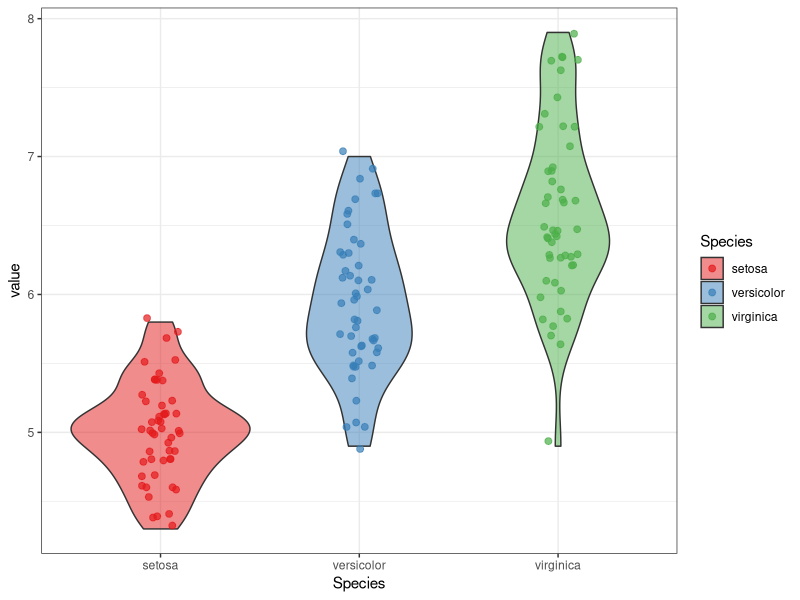

This figure's R source:
## ---- chunk 1
knitr::opts_chunk$set(echo = TRUE)
## ---- chunk 2
##load libraries
library(tidyverse)
## ---- chunk 3
data(iris)

head(iris)
## ---- chunk 4
iris <- as_tibble(iris)

iris
## ---- chunk 5
iris_long <- iris %>% 
  pivot_longer(-Species)
## ---- chunk 6
iris_nest <- iris_long %>% 
  nest(data = -name)


iris_nest

## ---- chunk 7
iris_nest <- iris_nest %>% 
  mutate(plots = map(data, function(t) t %>% 
                       ggplot() + 
                       geom_boxplot(aes(x = Species, y = value))))
## ---- chunk 8
my_plot <- function(t){
  t %>% 
    ggplot() + 
    #geom_boxplot(aes(x = Species, y = value, fill = Species), alpha = 0.5) +
    geom_violin(aes(x = Species, y = value, fill = Species), alpha = 0.5) + 
    geom_point(aes(x = Species, y = value, col = Species), 
               position = position_jitter(width = 0.1), 
               size = 2, alpha = 0.7) + 
    scale_fill_brewer(palette = "Set1") + 
    scale_color_brewer(palette = "Set1") + 
    theme_bw()
  
}


my_plot(iris_nest$data[[1]])

## ---- chunk 9
iris_nest <- iris_nest %>% 
  mutate(plots = map(data,~ my_plot(.x) ))
## ---- chunk 10
iris_nest <- iris_nest %>% 
  mutate(kw = map(data, ~ kruskal.test(value ~ Species, data = .x)))
## ---- chunk 11
iris_nest <- iris_nest %>% 
  mutate(ps = map_dbl(kw, ~.x$p.value))
## ---- chunk 12
iris_nest <- iris_long %>% 
  nest(data = -name) %>% 
  mutate(plots = map(data,~ my_plot(.x))) %>% 
  mutate(kw = map(data, ~ kruskal.test(value ~ Species, data = .x))) %>% 
  mutate(ps = map_dbl(kw, ~.x$p.value))
## ---- chunk 13
dummy_model <- lm(Petal.Width ~ Sepal.Width*Species, data = iris)

summary(dummy_model)
## ---- chunk 14
library(broom)
## ---- chunk 15
tidy(dummy_model)
## ---- chunk 16

iris %>% 
  pivot_longer(-c("Sepal.Width","Species")) %>% 
  nest(data = -(name)) %>% 
  mutate(models = map(data, ~ lm(value ~ Sepal.Width*Species, data = .x))) %>% 
  mutate(terms = map(models, ~tidy(.x))) %>% 
  unnest(terms) %>% 
  filter(p.value < 0.05) %>% 
  arrange(desc(estimate))

